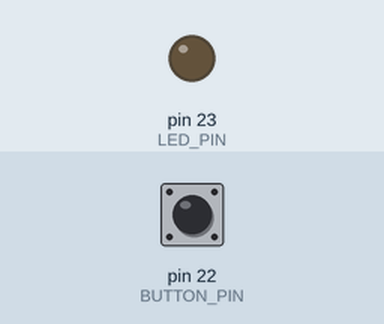
This sketch was run on a simulated Arduino Mega 2560, built with avr-gcc and run on an emulated ATmega2560. Shown: output pins drawn as LEDs (lit = HIGH). Inputs (shaded band) come from the test bench; at power-on: pin 22 (BUTTON_PIN) HIGH.

Above: at 1.2 s.
1.3 s: pin 22 (BUTTON_PIN) pulled LOW for 0.15 s
At 2.6 s:
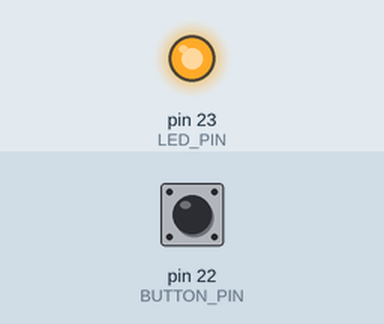
2.9 s: pin 22 (BUTTON_PIN) pulled LOW for 1 s
At 5.1 s:
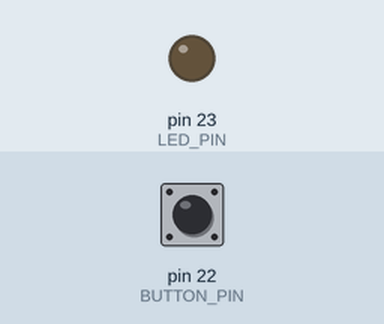
5.4 s: pin 22 (BUTTON_PIN) pulled LOW for 3.2 s
At 10.0 s:
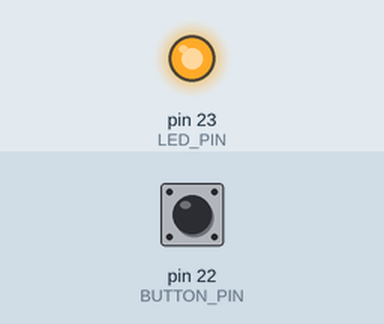
Timing chart, 0 to 11.5 s (numbered marks = the images above; inputs shaded):
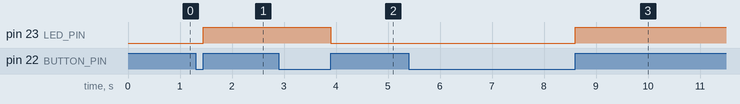

The sketch:

PushbuttonExampleSimple.ino
```cpp
#include <Pushbutton.h>

/* This example uses the Pushbutton library to demonstrate three
 * different methods for detecting a button press and release. It
 * blinks the yellow user LED on pin 13 each time the a button on
 * pin 12 is pressed and released.  A normally-open momentary
 * pushbutton should be connected between pin 12 and ground.  */

#define LED_PIN 23
#define BUTTON_PIN 22

/* Create a Pushbutton object with default settings, which
 * enables the internal pull-up on the pin and interprets a HIGH
 * pin value as the default (unpressed) state of the
 * button. (Optional arguments can be passed to the constructor
 * to specify other button types and connection methods; see the
 * documentation for details.) */
Pushbutton button(BUTTON_PIN);
byte status_led = 0;

void setup()
{
  pinMode(LED_PIN, OUTPUT);
  digitalWrite(LED_PIN, LOW);
}

void loop()
{
  if (button.getSingleDebouncedRelease())
  {
    if (status_led == 0) {
      digitalWrite(LED_PIN, HIGH);
      status_led = 1;
    } else {
      digitalWrite(LED_PIN, LOW);
      status_led = 0;
    }


  }
}
```

Measured:
- after the input at 1.3 s, pin 23 (LED_PIN): LOW → HIGH after 0.15 s
- after the input at 2.9 s, pin 23 (LED_PIN): HIGH → LOW after 1.0 s
- after the input at 5.4 s, pin 23 (LED_PIN): LOW → HIGH after 3.2 s
